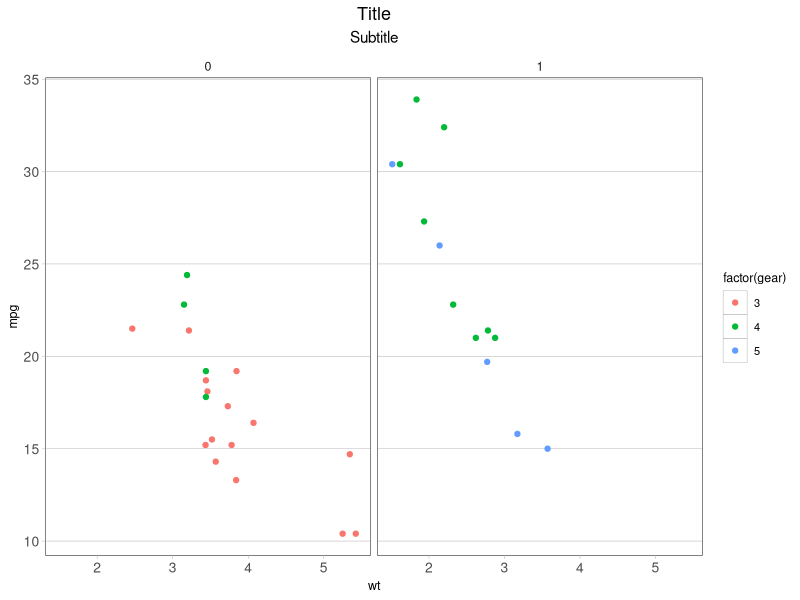
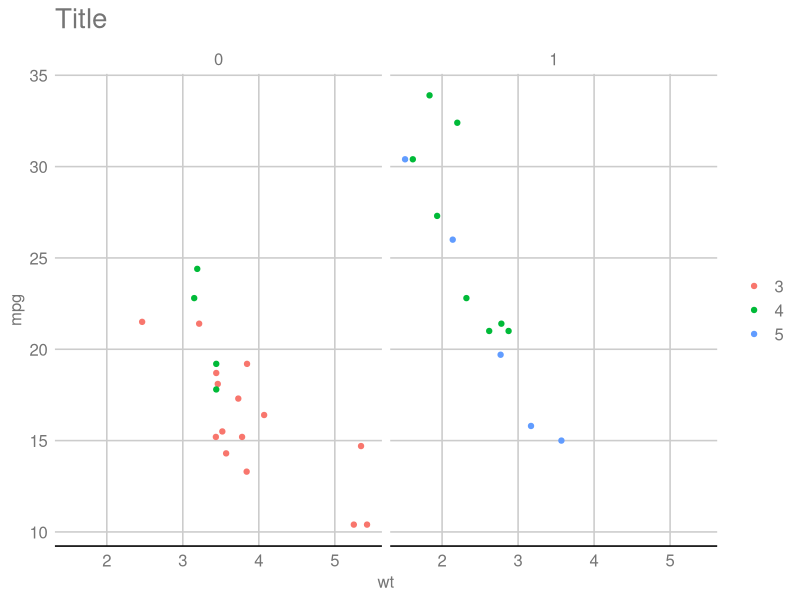

Recreate these plots in R, in order.
library("ggplot2")

PT_TO_MM <- 0.352778

# Default font is Liberation Sans
theme_libre <- function(base_size = 10,
                        base_family = "sans") {
  colorlist <- list(gray = "#B3B3B3")
  theme_bw(base_family = base_family,
           base_size = base_size) +
    theme(
      text = element_text(colour = "black"),
      line = element_line(
          linetype = "solid",
          colour = colorlist$gray,
          size = 0.5 * PT_TO_MM
      ),
      rect = element_rect(
        fill = "white",
        linetype = "solid",
        colour = colorlist$gray,
        size = 0.5 * PT_TO_MM
      ),
      panel.grid.major = element_line(
        linetype = "solid",
        colour = colorlist$gray,
        size = 0.5 * PT_TO_MM
      ),
      axis.title = element_text(
        size = 9
      ),
      axis.text = element_text(
        size = 10
      ),
      axis.ticks = element_line(
        colour = colorlist$gray
      ),
      panel.background = element_rect(
        colour = colorlist$gray,
        size = 0.5 * PT_TO_MM
      ),
      title = element_text(
        face = "plain",
        hjust = 0.5
      ),
      plot.title = element_text(
        size = 13,
        hjust = 0.5
      ),
      plot.subtitle = element_text(
        size = 11,
        hjust = 0.5
      ),
      panel.grid.major.x = element_blank(),
      panel.grid.minor = element_blank(),
      legend.position = "right",
      strip.background = element_blank(),
      strip.text = element_text(size = 9),
      legend.title = element_text(
        size = 9
      )
    )

}

p <- ggplot(mtcars) +
  geom_point(aes(x = wt, y = mpg,  colour = factor(gear))) +
  facet_wrap(~am) +
  labs(title = "Title", subtitle = "Subtitle") +
  theme_libre()

print(p + theme_libre())

# Default Font is Calibri
theme_excel <- function(base_size = 9,
                        base_family = "sans") {
  colorlist <- list(lt_gray = "#D9D9D9",
                    gray = "#BFBFBF",
                    dk_gray = "#595959")
  theme_bw(base_family = base_family,
           base_size = base_size) +
    theme(
      text = element_text(
        colour = colorlist$dk_gray,
        size = base_size
      ),
      line = element_line(
        linetype = "solid",
        colour = colorlist$gray
      ),
      rect = element_rect(
        linetype = 0,
        colour = "white"
      ),
      panel.grid.major = element_line(
        linetype = "solid",
        colour = colorlist$gray,
        size = 0.75 * PT_TO_MM
      ),
      panel.grid.minor = element_blank(),
      axis.title = element_blank(),
      axis.text = element_text(
         colour = colorlist$dk_gray,
         size = 9
      ),
      strip.background = element_rect(
        fill = NA
      ),
      strip.text = element_text(
        colour = colorlist$dk_gray,
        size = 9
      ),
      axis.ticks = element_blank(),
      panel.background = element_blank(),
      panel.border = element_rect(colour = NA),
      title = element_text(
        face = "plain",
        hjust = 0.5
      ),
      plot.title = element_text(
        size = 14,
        hjust = 0.5
      ),
      plot.subtitle = element_blank(),
      legend.position = "bottom",
      legend.text = element_text(
        size = 9,
        colour = colorlist$dk_gray
      ),
      legend.title = element_blank(),
    )
}

# Default Font is Roboto
theme_gdocs <- function(base_size = 12,
                        base_family = "sans") {
  colorlist <- list(lt_gray = "#CCCCCC",
                    dk_gray = "#757575")
  theme_bw(base_family = base_family,
           base_size = base_size) +
    theme(
      text = element_text(
        colour = colorlist$dk_gray,
        size = base_size
      ),
      line = element_line(
        linetype = "solid",
        colour = colorlist$lt_gray
      ),
      rect = element_rect(
        linetype = 0,
        fill = "white",
        colour = NA
      ),
      panel.grid.major = element_line(
        linetype = "solid",
        colour = colorlist$lt_gray
      ),
      panel.grid.minor = element_blank(),
      axis.title = element_text(
        size = 12,
        colour = colorlist$dk_gray,
        hjust = 0.5
      ),
      axis.line.x = element_line(
        colour = "#000000"
      ),
      axis.line.y = element_blank(),
      axis.text = element_text(
        colour = colorlist$dk_gray,
        size = 12
      ),
      axis.ticks = element_blank(),
      strip.background = element_rect(
        fill = NA,
        colour = NA
      ),
      strip.text = element_text(
        colour = colorlist$dk_gray,
        size = 12
      ),
      panel.background = element_blank(),
      panel.border = element_rect(colour = NA),
      title = element_text(
        face = "plain",
        colour = colorlist$dk_gray,
      ),
      plot.title = element_text(
        size = 20,
        hjust = 0
      ),
      plot.subtitle = element_blank(),
      legend.position = "right",
      legend.text = element_text(
        size = 12,
        colour = colorlist$dk_gray
      ),
      legend.title = element_blank()
    )
}


print(p + theme_gdocs())


